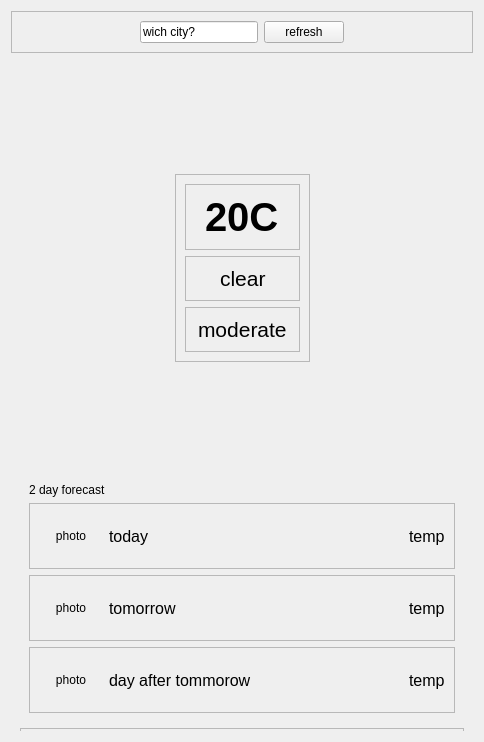
<?xml version="1.0" encoding="UTF-8"?>
<ui version="4.0">
 <class>WeatherTeller</class>
 <widget class="QWidget" name="WeatherTeller">
  <property name="geometry">
   <rect>
    <x>0</x>
    <y>0</y>
    <width>484</width>
    <height>742</height>
   </rect>
  </property>
  <property name="windowTitle">
   <string>WeatherTeller</string>
  </property>
  <layout class="QVBoxLayout" name="verticalLayout">
   <item>
    <widget class="QFrame" name="header">
     <property name="frameShape">
      <enum>QFrame::StyledPanel</enum>
     </property>
     <property name="frameShadow">
      <enum>QFrame::Raised</enum>
     </property>
     <layout class="QHBoxLayout" name="horizontalLayout">
      <item>
       <spacer name="horizontalSpacer">
        <property name="orientation">
         <enum>Qt::Horizontal</enum>
        </property>
        <property name="sizeHint" stdset="0">
         <size>
          <width>113</width>
          <height>20</height>
         </size>
        </property>
       </spacer>
      </item>
      <item>
       <widget class="QLineEdit" name="cityName">
        <property name="text">
         <string>wich city?</string>
        </property>
       </widget>
      </item>
      <item>
       <widget class="QPushButton" name="refresh">
        <property name="text">
         <string>refresh</string>
        </property>
       </widget>
      </item>
      <item>
       <spacer name="horizontalSpacer_3">
        <property name="orientation">
         <enum>Qt::Horizontal</enum>
        </property>
        <property name="sizeHint" stdset="0">
         <size>
          <width>40</width>
          <height>20</height>
         </size>
        </property>
       </spacer>
      </item>
     </layout>
    </widget>
   </item>
   <item>
    <widget class="QScrollArea" name="scrollArea">
     <property name="frameShape">
      <enum>QFrame::NoFrame</enum>
     </property>
     <property name="frameShadow">
      <enum>QFrame::Plain</enum>
     </property>
     <property name="verticalScrollBarPolicy">
      <enum>Qt::ScrollBarAlwaysOff</enum>
     </property>
     <property name="horizontalScrollBarPolicy">
      <enum>Qt::ScrollBarAlwaysOff</enum>
     </property>
     <property name="widgetResizable">
      <bool>true</bool>
     </property>
     <widget class="QWidget" name="scrollAreaContents">
      <property name="geometry">
       <rect>
        <x>0</x>
        <y>-146</y>
        <width>466</width>
        <height>820</height>
       </rect>
      </property>
      <layout class="QVBoxLayout" name="verticalLayout_5">
       <item>
        <widget class="QFrame" name="first_block">
         <property name="minimumSize">
          <size>
           <width>0</width>
           <height>400</height>
          </size>
         </property>
         <layout class="QGridLayout" name="gridLayout">
          <item row="2" column="1">
           <spacer name="verticalSpacer">
            <property name="orientation">
             <enum>Qt::Vertical</enum>
            </property>
            <property name="sizeHint" stdset="0">
             <size>
              <width>20</width>
              <height>68</height>
             </size>
            </property>
           </spacer>
          </item>
          <item row="1" column="1">
           <widget class="QFrame" name="firs_inner">
            <property name="frameShape">
             <enum>QFrame::StyledPanel</enum>
            </property>
            <property name="frameShadow">
             <enum>QFrame::Raised</enum>
            </property>
            <layout class="QGridLayout" name="gridLayout_3">
             <item row="0" column="0">
              <widget class="QFrame" name="frame">
               <property name="frameShape">
                <enum>QFrame::StyledPanel</enum>
               </property>
               <property name="frameShadow">
                <enum>QFrame::Raised</enum>
               </property>
               <layout class="QHBoxLayout" name="horizontalLayout_6">
                <item>
                 <spacer name="horizontalSpacer_19">
                  <property name="orientation">
                   <enum>Qt::Horizontal</enum>
                  </property>
                  <property name="sizeHint" stdset="0">
                   <size>
                    <width>13</width>
                    <height>20</height>
                   </size>
                  </property>
                 </spacer>
                </item>
                <item>
                 <widget class="QLabel" name="celsius">
                  <property name="font">
                   <font>
                    <pointsize>30</pointsize>
                    <bold>true</bold>
                    <kerning>true</kerning>
                   </font>
                  </property>
                  <property name="text">
                   <string>20C</string>
                  </property>
                 </widget>
                </item>
                <item>
                 <spacer name="horizontalSpacer_18">
                  <property name="orientation">
                   <enum>Qt::Horizontal</enum>
                  </property>
                  <property name="sizeHint" stdset="0">
                   <size>
                    <width>13</width>
                    <height>20</height>
                   </size>
                  </property>
                 </spacer>
                </item>
               </layout>
              </widget>
             </item>
             <item row="1" column="0">
              <widget class="QFrame" name="frame_2">
               <property name="frameShape">
                <enum>QFrame::StyledPanel</enum>
               </property>
               <property name="frameShadow">
                <enum>QFrame::Raised</enum>
               </property>
               <layout class="QHBoxLayout" name="horizontalLayout_7">
                <item>
                 <spacer name="horizontalSpacer_15">
                  <property name="orientation">
                   <enum>Qt::Horizontal</enum>
                  </property>
                  <property name="sizeHint" stdset="0">
                   <size>
                    <width>26</width>
                    <height>20</height>
                   </size>
                  </property>
                 </spacer>
                </item>
                <item>
                 <widget class="QLabel" name="clearity">
                  <property name="font">
                   <font>
                    <pointsize>16</pointsize>
                   </font>
                  </property>
                  <property name="text">
                   <string>clear</string>
                  </property>
                 </widget>
                </item>
                <item>
                 <spacer name="horizontalSpacer_14">
                  <property name="orientation">
                   <enum>Qt::Horizontal</enum>
                  </property>
                  <property name="sizeHint" stdset="0">
                   <size>
                    <width>25</width>
                    <height>25</height>
                   </size>
                  </property>
                 </spacer>
                </item>
               </layout>
              </widget>
             </item>
             <item row="2" column="0">
              <widget class="QFrame" name="frame_10">
               <property name="frameShape">
                <enum>QFrame::StyledPanel</enum>
               </property>
               <property name="frameShadow">
                <enum>QFrame::Raised</enum>
               </property>
               <layout class="QHBoxLayout" name="horizontalLayout_8">
                <item>
                 <spacer name="horizontalSpacer_17">
                  <property name="orientation">
                   <enum>Qt::Horizontal</enum>
                  </property>
                  <property name="sizeHint" stdset="0">
                   <size>
                    <width>3</width>
                    <height>20</height>
                   </size>
                  </property>
                 </spacer>
                </item>
                <item>
                 <widget class="QLabel" name="airq">
                  <property name="font">
                   <font>
                    <pointsize>16</pointsize>
                   </font>
                  </property>
                  <property name="text">
                   <string>moderate</string>
                  </property>
                 </widget>
                </item>
                <item>
                 <spacer name="horizontalSpacer_16">
                  <property name="orientation">
                   <enum>Qt::Horizontal</enum>
                  </property>
                  <property name="sizeHint" stdset="0">
                   <size>
                    <width>3</width>
                    <height>20</height>
                   </size>
                  </property>
                 </spacer>
                </item>
               </layout>
              </widget>
             </item>
            </layout>
           </widget>
          </item>
          <item row="1" column="0">
           <spacer name="horizontalSpacer_4">
            <property name="orientation">
             <enum>Qt::Horizontal</enum>
            </property>
            <property name="sizeHint" stdset="0">
             <size>
              <width>150</width>
              <height>20</height>
             </size>
            </property>
           </spacer>
          </item>
          <item row="1" column="2">
           <spacer name="horizontalSpacer_5">
            <property name="orientation">
             <enum>Qt::Horizontal</enum>
            </property>
            <property name="sizeHint" stdset="0">
             <size>
              <width>149</width>
              <height>20</height>
             </size>
            </property>
           </spacer>
          </item>
          <item row="0" column="1">
           <spacer name="verticalSpacer_2">
            <property name="orientation">
             <enum>Qt::Vertical</enum>
            </property>
            <property name="sizeHint" stdset="0">
             <size>
              <width>20</width>
              <height>68</height>
             </size>
            </property>
           </spacer>
          </item>
         </layout>
        </widget>
       </item>
       <item>
        <widget class="QFrame" name="frame_3">
         <layout class="QVBoxLayout" name="verticalLayout_2">
          <item>
           <widget class="QLabel" name="label_4">
            <property name="text">
             <string>2 day forecast</string>
            </property>
           </widget>
          </item>
          <item>
           <widget class="QFrame" name="frame_4">
            <property name="frameShape">
             <enum>QFrame::StyledPanel</enum>
            </property>
            <property name="frameShadow">
             <enum>QFrame::Raised</enum>
            </property>
            <layout class="QHBoxLayout" name="horizontalLayout_2">
             <property name="topMargin">
              <number>0</number>
             </property>
             <property name="bottomMargin">
              <number>0</number>
             </property>
             <item>
              <widget class="QLabel" name="firstImage">
               <property name="enabled">
                <bool>true</bool>
               </property>
               <property name="minimumSize">
                <size>
                 <width>64</width>
                 <height>64</height>
                </size>
               </property>
               <property name="baseSize">
                <size>
                 <width>64</width>
                 <height>64</height>
                </size>
               </property>
               <property name="text">
                <string>photo</string>
               </property>
               <property name="alignment">
                <set>Qt::AlignCenter</set>
               </property>
              </widget>
             </item>
             <item>
              <widget class="QLabel" name="label_5">
               <property name="font">
                <font>
                 <pointsize>12</pointsize>
                </font>
               </property>
               <property name="text">
                <string>today</string>
               </property>
              </widget>
             </item>
             <item>
              <spacer name="horizontalSpacer_6">
               <property name="orientation">
                <enum>Qt::Horizontal</enum>
               </property>
               <property name="sizeHint" stdset="0">
                <size>
                 <width>335</width>
                 <height>20</height>
                </size>
               </property>
              </spacer>
             </item>
             <item>
              <widget class="QLabel" name="firstMinMax">
               <property name="font">
                <font>
                 <pointsize>12</pointsize>
                </font>
               </property>
               <property name="text">
                <string>temp</string>
               </property>
              </widget>
             </item>
            </layout>
           </widget>
          </item>
          <item>
           <widget class="QFrame" name="frame_5">
            <property name="frameShape">
             <enum>QFrame::StyledPanel</enum>
            </property>
            <property name="frameShadow">
             <enum>QFrame::Raised</enum>
            </property>
            <layout class="QHBoxLayout" name="horizontalLayout_3">
             <property name="topMargin">
              <number>0</number>
             </property>
             <property name="bottomMargin">
              <number>0</number>
             </property>
             <item>
              <widget class="QLabel" name="secondImage">
               <property name="minimumSize">
                <size>
                 <width>64</width>
                 <height>64</height>
                </size>
               </property>
               <property name="baseSize">
                <size>
                 <width>64</width>
                 <height>64</height>
                </size>
               </property>
               <property name="text">
                <string>photo</string>
               </property>
               <property name="alignment">
                <set>Qt::AlignCenter</set>
               </property>
              </widget>
             </item>
             <item>
              <widget class="QLabel" name="label_7">
               <property name="font">
                <font>
                 <pointsize>12</pointsize>
                </font>
               </property>
               <property name="text">
                <string>tomorrow</string>
               </property>
              </widget>
             </item>
             <item>
              <spacer name="horizontalSpacer_7">
               <property name="orientation">
                <enum>Qt::Horizontal</enum>
               </property>
               <property name="sizeHint" stdset="0">
                <size>
                 <width>40</width>
                 <height>20</height>
                </size>
               </property>
              </spacer>
             </item>
             <item>
              <widget class="QLabel" name="secondMinMax">
               <property name="font">
                <font>
                 <pointsize>12</pointsize>
                </font>
               </property>
               <property name="text">
                <string>temp</string>
               </property>
              </widget>
             </item>
            </layout>
           </widget>
          </item>
          <item>
           <widget class="QFrame" name="frame_6">
            <property name="frameShape">
             <enum>QFrame::StyledPanel</enum>
            </property>
            <property name="frameShadow">
             <enum>QFrame::Raised</enum>
            </property>
            <layout class="QHBoxLayout" name="horizontalLayout_4">
             <property name="topMargin">
              <number>0</number>
             </property>
             <property name="bottomMargin">
              <number>0</number>
             </property>
             <item>
              <widget class="QLabel" name="thirdImage">
               <property name="minimumSize">
                <size>
                 <width>64</width>
                 <height>64</height>
                </size>
               </property>
               <property name="baseSize">
                <size>
                 <width>64</width>
                 <height>64</height>
                </size>
               </property>
               <property name="text">
                <string>photo</string>
               </property>
               <property name="alignment">
                <set>Qt::AlignCenter</set>
               </property>
              </widget>
             </item>
             <item>
              <widget class="QLabel" name="label_9">
               <property name="font">
                <font>
                 <pointsize>12</pointsize>
                </font>
               </property>
               <property name="text">
                <string>day after tommorow</string>
               </property>
              </widget>
             </item>
             <item>
              <spacer name="horizontalSpacer_8">
               <property name="orientation">
                <enum>Qt::Horizontal</enum>
               </property>
               <property name="sizeHint" stdset="0">
                <size>
                 <width>40</width>
                 <height>20</height>
                </size>
               </property>
              </spacer>
             </item>
             <item>
              <widget class="QLabel" name="thirdMinMax">
               <property name="font">
                <font>
                 <pointsize>12</pointsize>
                </font>
               </property>
               <property name="text">
                <string>temp</string>
               </property>
              </widget>
             </item>
            </layout>
           </widget>
          </item>
         </layout>
        </widget>
       </item>
       <item>
        <widget class="QFrame" name="frame_7">
         <property name="frameShape">
          <enum>QFrame::StyledPanel</enum>
         </property>
         <property name="frameShadow">
          <enum>QFrame::Raised</enum>
         </property>
         <layout class="QHBoxLayout" name="horizontalLayout_5">
          <item>
           <widget class="QFrame" name="frame_8">
            <property name="frameShape">
             <enum>QFrame::StyledPanel</enum>
            </property>
            <property name="frameShadow">
             <enum>QFrame::Raised</enum>
            </property>
            <layout class="QVBoxLayout" name="verticalLayout_4">
             <item>
              <widget class="QLabel" name="windDirection">
               <property name="font">
                <font>
                 <pointsize>16</pointsize>
                </font>
               </property>
               <property name="text">
                <string>direction: N</string>
               </property>
              </widget>
             </item>
             <item>
              <widget class="QLabel" name="windSpeed">
               <property name="font">
                <font>
                 <pointsize>16</pointsize>
                </font>
               </property>
               <property name="text">
                <string>speed: </string>
               </property>
              </widget>
             </item>
            </layout>
           </widget>
          </item>
          <item>
           <widget class="QFrame" name="frame_9">
            <property name="frameShape">
             <enum>QFrame::StyledPanel</enum>
            </property>
            <property name="frameShadow">
             <enum>QFrame::Raised</enum>
            </property>
            <layout class="QGridLayout" name="gridLayout_2">
             <item row="0" column="0">
              <widget class="QLabel" name="label_13">
               <property name="text">
                <string>Humidity</string>
               </property>
              </widget>
             </item>
             <item row="0" column="1">
              <spacer name="horizontalSpacer_9">
               <property name="orientation">
                <enum>Qt::Horizontal</enum>
               </property>
               <property name="sizeHint" stdset="0">
                <size>
                 <width>159</width>
                 <height>20</height>
                </size>
               </property>
              </spacer>
             </item>
             <item row="0" column="2">
              <widget class="QLabel" name="humidity">
               <property name="text">
                <string>TextLabel</string>
               </property>
              </widget>
             </item>
             <item row="1" column="0">
              <widget class="QLabel" name="label_14">
               <property name="text">
                <string>Real feel</string>
               </property>
              </widget>
             </item>
             <item row="1" column="1">
              <spacer name="horizontalSpacer_10">
               <property name="orientation">
                <enum>Qt::Horizontal</enum>
               </property>
               <property name="sizeHint" stdset="0">
                <size>
                 <width>159</width>
                 <height>20</height>
                </size>
               </property>
              </spacer>
             </item>
             <item row="1" column="2">
              <widget class="QLabel" name="feelsLike">
               <property name="text">
                <string>TextLabel</string>
               </property>
              </widget>
             </item>
             <item row="2" column="0" rowspan="2">
              <widget class="QLabel" name="label_15">
               <property name="text">
                <string>UV</string>
               </property>
              </widget>
             </item>
             <item row="2" column="1">
              <spacer name="horizontalSpacer_11">
               <property name="orientation">
                <enum>Qt::Horizontal</enum>
               </property>
               <property name="sizeHint" stdset="0">
                <size>
                 <width>159</width>
                 <height>20</height>
                </size>
               </property>
              </spacer>
             </item>
             <item row="2" column="2" rowspan="2">
              <widget class="QLabel" name="uv">
               <property name="text">
                <string>TextLabel</string>
               </property>
              </widget>
             </item>
             <item row="3" column="1" rowspan="2">
              <spacer name="horizontalSpacer_12">
               <property name="orientation">
                <enum>Qt::Horizontal</enum>
               </property>
               <property name="sizeHint" stdset="0">
                <size>
                 <width>159</width>
                 <height>20</height>
                </size>
               </property>
              </spacer>
             </item>
             <item row="4" column="0">
              <widget class="QLabel" name="label_16">
               <property name="text">
                <string>Pressure</string>
               </property>
              </widget>
             </item>
             <item row="4" column="2">
              <widget class="QLabel" name="pressure">
               <property name="text">
                <string>TextLabel</string>
               </property>
              </widget>
             </item>
            </layout>
           </widget>
          </item>
         </layout>
        </widget>
       </item>
      </layout>
     </widget>
    </widget>
   </item>
  </layout>
 </widget>
 <resources/>
 <connections/>
</ui>
